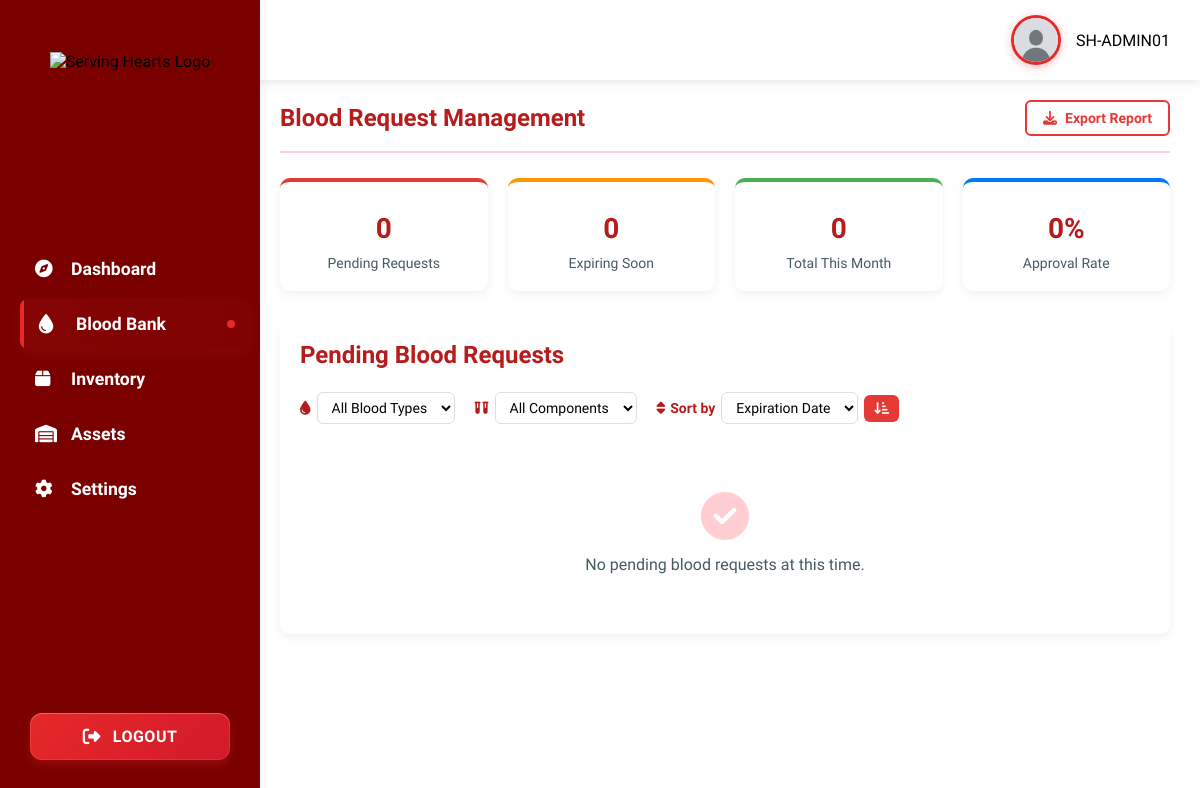
Page /ADMIN/INVENTORY/index.php (signed in) on the earlier database version.
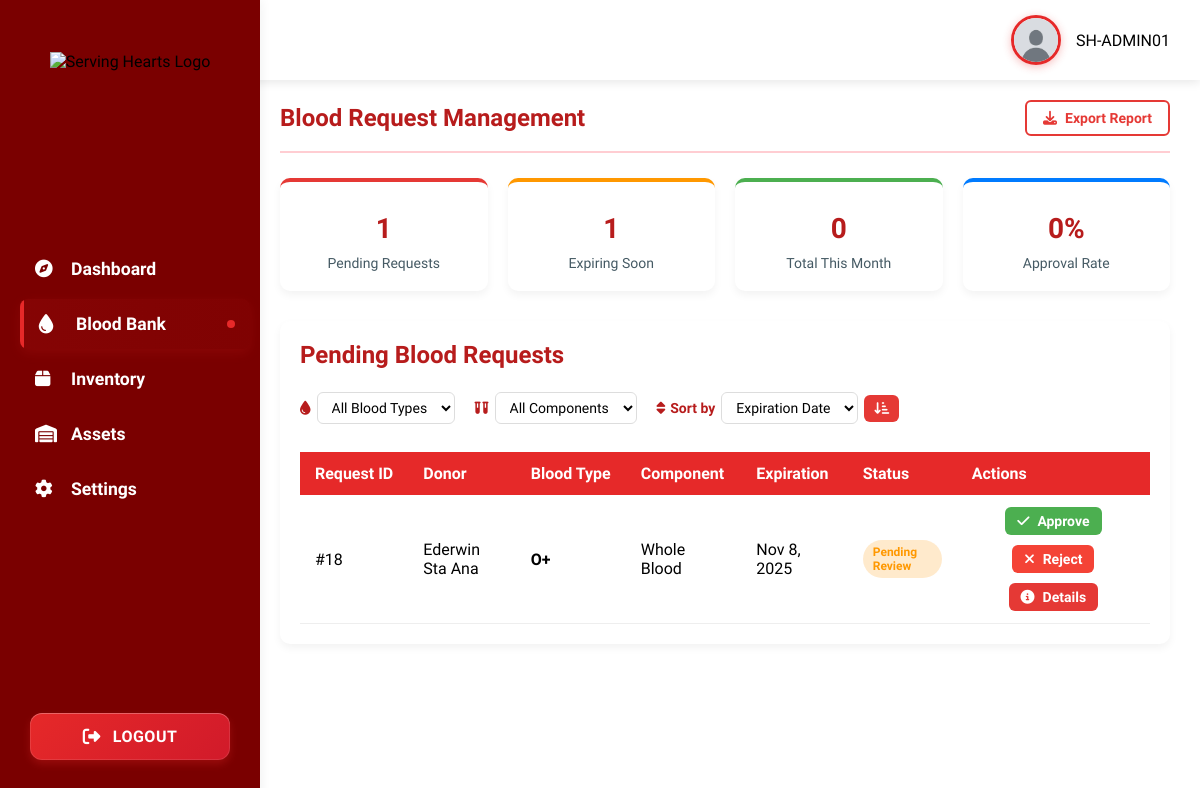
Same page on the later database version.
### tables this page shows
CREATE TABLE `blood_transactions` (
  `transaction_id` int(11) NOT NULL AUTO_INCREMENT,
  `inventory_id` int(11) NOT NULL,
  `patient_name` varchar(255) NOT NULL,
  `hospital` varchar(255) DEFAULT NULL,
  `notes` text DEFAULT NULL,
  `processed_by` int(11) DEFAULT NULL,
  `transaction_type` enum('IN','OUT') NOT NULL,
  `quantity` int(11) NOT NULL DEFAULT 1,
  `created_by` int(11) NOT NULL,
  `created_at` datetime DEFAULT current_timestamp(),
  PRIMARY KEY (`transaction_id`),
  KEY `inventory_id` (`inventory_id`),
  KEY `created_by` (`created_by`)
);

CREATE TABLE `donors` (
  `donor_id` int(11) NOT NULL AUTO_INCREMENT,
  `full_name` varchar(150) NOT NULL,
  `blood_type` enum('A+','A-','B+','B-','AB+','AB-','O+','O-') NOT NULL,
  `contact_number` varchar(20) DEFAULT NULL,
  `unique_number` varchar(50) NOT NULL,
  `status` enum('Active','Inactive') DEFAULT 'Active',
  PRIMARY KEY (`donor_id`),
  UNIQUE KEY `unique_number` (`unique_number`)
);

CREATE TABLE `blood_inventory` (
  `inventory_id` int(11) NOT NULL AUTO_INCREMENT,
  `donor_id` int(11) DEFAULT NULL,
  `drive_id` int(11) DEFAULT NULL,
  `blood_type` enum('A+','A-','B+','B-','AB+','AB-','O+','O-') NOT NULL,
  `component` enum('Whole Blood','RBC','Plasma','Platelets','Cryoprecipitate') NOT NULL,
  `collection_date` datetime NOT NULL,
  `expiration_date` datetime NOT NULL,
  `status` enum('available','pending','approved','rejected','used','out_of_stock','expired') DEFAULT 'available',
  `request_uid` varchar(50) DEFAULT NULL,
  `added_by` varchar(255) NOT NULL,
  `split_from` int(11) DEFAULT NULL,
  PRIMARY KEY (`inventory_id`),
  KEY `drive_id` (`drive_id`),
  KEY `blood_inventory_ibfk_1` (`donor_id`)
);

### ADMIN/INVENTORY/index.php (the view, shortened to what the changed rows need)
<?php
include('../testsidebar.php');
include('../../config/db.php');
$pendingCountSql = "SELECT COUNT(*) as count FROM blood_transactions t
                    JOIN blood_inventory bi ON t.inventory_id = bi.inventory_id
                    WHERE t.transaction_type = 'out' AND bi.status = 'pending'";
$pendingResult = $conn->query($pendingCountSql);
$pendingCount = $pendingResult->fetch_assoc()['count'];
$expiringSoonSql = "SELECT COUNT(*) as count FROM blood_transactions t
                    JOIN blood_inventory bi ON t.inventory_id = bi.inventory_id
                    WHERE t.transaction_type = 'out' AND bi.status = 'pending'
                    AND bi.expiration_date <= DATE_ADD(CURDATE(), INTERVAL 7 DAY)";
$expiringResult = $conn->query($expiringSoonSql);
$expiringCount = $expiringResult->fetch_assoc()['count'];
$sortBy = isset($_GET['sort_by']) ? $_GET['sort_by'] : 'expiration_date';
$sortOrder = isset($_GET['sort_order']) ? $_GET['sort_order'] : 'ASC';
$sql = "
SELECT
    t.transaction_id,
    t.inventory_id,
    t.quantity,
    t.transaction_type,
    t.patient_name,
    t.hospital,
    t.notes,
    t.created_at,
    t.created_by,
    bi.blood_type,
    bi.component,
    bi.collection_date,
    bi.expiration_date,
    bi.status,
    d.full_name AS donor_name
FROM blood_transactions t
JOIN blood_inventory bi ON t.inventory_id = bi.inventory_id
LEFT JOIN donors d ON bi.donor_id = d.donor_id
WHERE t.transaction_type = 'out' AND bi.status = 'pending'
";
$validSortColumns = ['expiration_date', 'collection_date', 'blood_type', 'component'];
$validSortOrders = ['ASC', 'DESC'];
if (in_array($sortBy, $validSortColumns) && in_array($sortOrder, $validSortOrders)) {
    $sql .= " ORDER BY " . $sortBy . " " . $sortOrder;
} else {
    $sql .= " ORDER BY expiration_date ASC";
}
$result = $conn->query($sql);
?>
<!DOCTYPE html>
<html lang="en">
<head>
    <link rel="stylesheet" href="https://cdnjs.cloudflare.com/ajax/libs/font-awesome/6.4.0/css/all.min.css">
</head>
<body>
    <div class="main-content">
        <div class="page-header">
            <h1 class="page-title">Blood Request Management</h1>
        </div>
        <div class="stats-cards">
            <div class="stat-card primary">
                <div class="stat-number"><?php echo $pendingCount; ?></div>
                <div class="stat-label">Pending Requests</div>
            </div>
            <div class="stat-card warning">
                <div class="stat-number"><?php echo $expiringCount; ?></div>
                <div class="stat-label">Expiring Soon</div>
            </div>
        </div>
        <div class="requests-table-container">
            <div class="table-header">
                <h2 class="table-title">Pending Blood Requests</h2>
            </div>
            <?php if ($result && $result->num_rows > 0): ?>
            <table>
                <thead>
                    <tr>
                        <th>Request ID</th>
                        <th>Donor</th>
                        <th>Blood Type</th>
                        <th>Component</th>
                        <th>Expiration</th>
                        <th>Status</th>
                        <th>Actions</th>
                    </tr>
                </thead>
                <tbody>
                    <?php while($row = $result->fetch_assoc()): ?>
                    <tr>
                        <td>#<?= htmlspecialchars($row['transaction_id']); ?></td>
                        <td><?= htmlspecialchars($row['donor_name']); ?></td>
                        <td><strong><?= htmlspecialchars($row['blood_type']); ?></strong></td>
                        <td><?= htmlspecialchars($row['component']); ?></td>
                        <td><?= date('M j, Y', strtotime($row['expiration_date'])); ?></td>
                        <td><span class="status-badge status-pending">Pending Review</span></td>
                        <td>
                            <div class="action-buttons">
                                <form method="POST" action="process_request.php" class="approve-form">
                                    <button type="submit" class="btn btn-sm btn-success">
                                        <i class="fas fa-check"></i> Approve
                                    </button>
                                </form>
                                <form method="POST" action="process_request.php" class="reject-form">
                                    <button type="submit" class="btn btn-sm btn-danger">
                                        <i class="fas fa-times"></i> Reject
                                    </button>
                                </form>
                                <button class="btn btn-sm btn-primary" onclick="showPatientDetails(
                                    '<?= htmlspecialchars($row['patient_name']); ?>',
                                    '<?= htmlspecialchars($row['hospital']); ?>',
                                    '<?= htmlspecialchars($row['notes']); ?>',
                                    '<?= htmlspecialchars($row['blood_type']); ?>',
                                    '<?= htmlspecialchars($row['component']); ?>',
                                    '<?= htmlspecialchars($row['collection_date']); ?>',
                                    '<?= htmlspecialchars($row['expiration_date']); ?>',
                                    '<?= $row['transaction_id']; ?>'
                                )">
                                    <i class="fas fa-info-circle"></i> Details
                                </button>
                            </div>
                        </td>
                    </tr>
                    <?php endwhile; ?>
                </tbody>
            </table>
            <?php else: ?>
            <div class="empty-state">
                <i class="fas fa-check-circle"></i>
                <p>No pending blood requests at this time.</p>
            </div>
            <?php endif; ?>
        </div>
    </div>
</body>
</html>

Differences in the rows shown:
added blood_transactions: transaction_id "18", donors.full_name "Ederwin Sta Ana", inventory.blood_type "O+", inventory.component "Whole Blood", inventory.expiration_date "Nov 8, 2025"
Other differences:
$pendingCount: "0" → "1"
$expiringCount: "0" → "1"
text no longer shown: "No pending blood requests at this time."
text now shown: "Request ID Donor Blood Type Component Expiration Status Actions"
